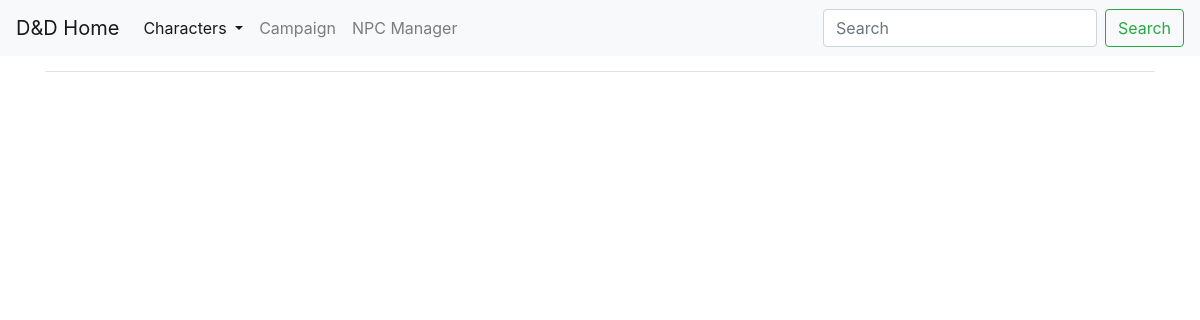
The page /npcmanager/ on the database as committed earlier.
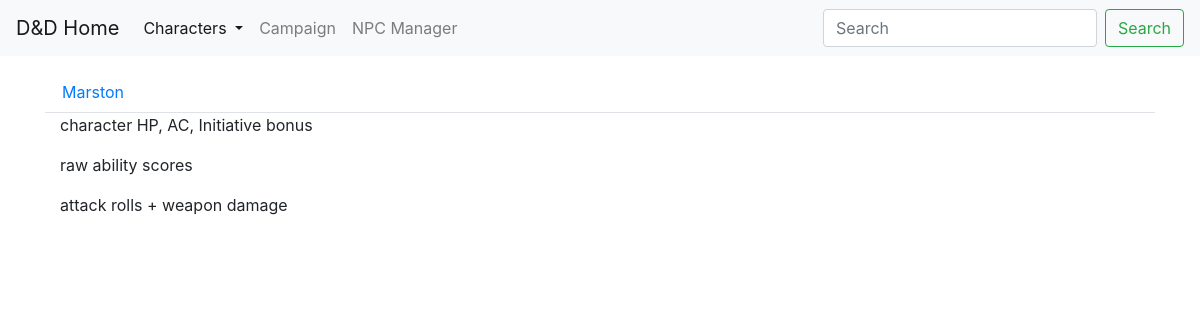
The same page on the database as committed later.
### characters/models.py (models this page shows)
class Character(models.Model):
    prename = models.CharField(max_length=30, blank=True, default="")
    name = models.CharField(max_length=30, unique=True)
    postname = models.CharField(max_length=30, blank=True, default="")
    player = models.BooleanField(null=True)
    party = models.BooleanField(null=True)
    status = models.CharField(max_length=10, choices=STATUS, default='unknown')
    race = models.CharField(max_length=30, blank=True, default="")
    game_class = models.CharField(max_length=30, blank=True, default="")
    portrait = models.ImageField(upload_to='character_portraits', null=True)
    description = models.TextField(blank=True)
    notes = models.TextField(blank=True)
    strength = models.IntegerField(blank=True, null=True)
    dexterity = models.IntegerField(blank=True, null=True)
    constitution = models.IntegerField(blank=True, null=True)
    intelligence = models.IntegerField(blank=True, null=True)
    wisdom = models.IntegerField(blank=True, null=True)
    charisma = models.IntegerField(blank=True, null=True)
    def __str__(self):
        return self.name

### npcmanager/views.py (the view)
# urls.py: path('', views.HomePageView.as_view(), name='campaign')
class HomePageView(ListView):
    template_name = "npcmanager/npc.html"
    model = Character
    context_object_name = "characters"
    def get_queryset(self, **kwargs):
        queryset = Character.objects.all()
        return queryset

### mysite/context_processors.py (called while the page is built)
def add_variable_to_context(request):
    return {
        'Eliri_name': 'Eliri',
        'Mythe_name': 'Ilemythe',
        'Vogel_name': 'Vogel'
    }

### npcmanager/templates/npcmanager/npc.html (shortened to what this page needs)
{% extends "base.html" %}
{% block styles %}
  {% load static %}
  <link rel="stylesheet" type="text/css" href="{% static 'css/npcmanager.css' %}">
{% endblock %}
{% block scripts %}
  {% load static %}
{% endblock %}
{% block nav-characters %}active{% endblock %}
{% block content %}
  <ul class="nav nav-tabs">
    {% for char in characters %}
      {% if char.party == True and char.player == False and char.status == 'alive' %}
        <li class="nav-item">
          <a class="nav-link" data-toggle="tab" href="#{{char}}">{{char}}</a>
        </li>
      {% endif  %}
    {% endfor %}
  </ul>
  <div class="tab-content">
    {% for char in characters %}
      {% if char.party == True and char.player == False and char.status == 'alive' %}
        <div id="{{char}}" class="tab-pane container active">
          <p>character HP, AC, Initiative bonus</p>
          <p>raw ability scores</p>
          <p>attack rolls + weapon damage</p>
        </div>
      {% endif  %}
    {% endfor %}
  </div>
{% endblock %}

Rows that differ between the two databases and show on the page:
added Character: name "Marston"
